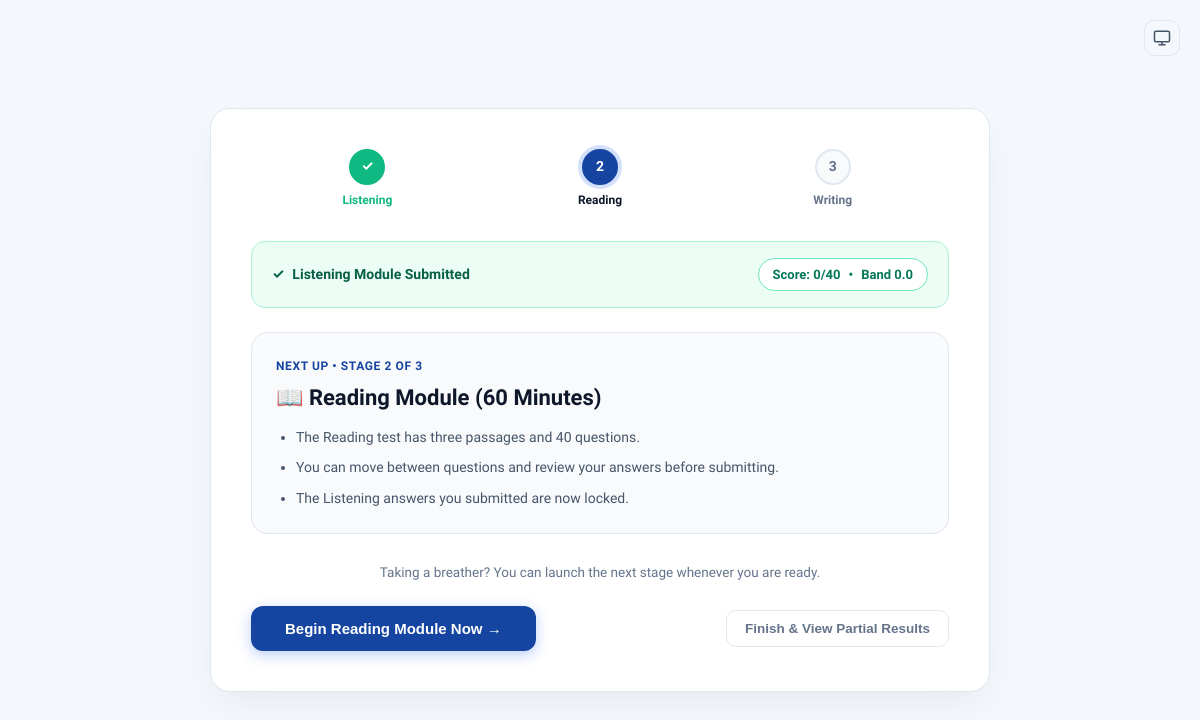
Page /exam/full-mock/77/intermission/ (signed in) on the committed database.
### bcl/models.py (models this page shows, shortened)
class CandidateAttempt(models.Model):
    class AttemptStatus(models.TextChoices):
        IN_PROGRESS = "in_progress", "In Progress"
        SUBMITTED = "submitted", "Submitted"
        AUTO_SUBMITTED = "auto_submitted", "Auto Submitted"
        EXPIRED = "expired", "Expired"
    candidate = models.ForeignKey(settings.AUTH_USER_MODEL, on_delete=models.PROTECT, related_name="ielts_attempts")
    module = models.ForeignKey(ExamModule, on_delete=models.PROTECT, related_name="attempts")
    full_mock = models.ForeignKey(
        FullMockAttempt,
        on_delete=models.SET_NULL,
        null=True,
        blank=True,
        related_name="module_attempts",
        help_text="Associated All-Module Full Mock Attempt if part of combined testing.",
    )
    status = models.CharField(max_length=20, choices=AttemptStatus.choices, default=AttemptStatus.IN_PROGRESS)
    started_at = models.DateTimeField(default=timezone.now)
    expires_at = models.DateTimeField(help_text="Server-authoritative exam deadline.")
    submitted_at = models.DateTimeField(blank=True, null=True)
    violation_count = models.PositiveIntegerField(default=0)
    raw_score = models.PositiveIntegerField(blank=True, null=True)
    band_score = models.DecimalField(
        max_digits=3, decimal_places=1,
        validators=[MinValueValidator(Decimal("0.0")), MaxValueValidator(Decimal("9.0"))],
        blank=True, null=True,
    )
    answers_payload = models.JSONField(
        default=dict,
        blank=True,
        help_text="Stores candidate submitted answers payload (e.g. for HTML-based Listening modules).",
    )
    class Meta:
        ordering = ["-started_at"]

### bcl/exam_views.py (the view, shortened to what this page needs)
# urls.py: path("exam/full-mock/<int:full_attempt_id>/intermission/", exam_views.full_mock_intermission, name="full_mock_intermission"),
@login_required
@require_GET
def full_mock_intermission(request, full_attempt_id):
    if not is_candidate(request.user):
        messages.error(request, "Candidates only.")
        return redirect("bcl:dashboard")
    full_mock = get_object_or_404(
        FullMockAttempt.objects.select_related("mock_test", "reading_attempt", "listening_attempt", "writing_attempt"),
        pk=full_attempt_id,
        candidate=request.user,
    )
    if full_mock.status != FullMockAttempt.AttemptStatus.IN_PROGRESS or full_mock.current_step == "completed":
        return redirect("bcl:full_mock_ended", full_attempt_id=full_mock.pk)
    step_info = {}
    if full_mock.current_step == "reading":
        step_info = {
            "completed_module_name": "Listening",
            "completed_attempt": full_mock.listening_attempt,
            "next_module_name": "Reading",
            "next_module_type": "reading",
            "next_duration": full_mock.mock_test.modules.get(
                module_type=ExamModule.ModuleType.READING, is_active=True
            ).duration_minutes,
            "stage_number": 2,
            "total_stages": 3,
            "tips": [
                "The Reading test has three passages and 40 questions.",
                "You can move between questions and review your answers before submitting.",
                "The Listening answers you submitted are now locked.",
            ],
        }
    else:
        if full_mock.listening_attempt:
            return redirect("bcl:exam_session", attempt_id=full_mock.listening_attempt.pk)
        return redirect("bcl:full_mock_rules", mock_test_id=full_mock.mock_test_id)
    return render(request, "exam/full_mock_intermission.html", {
        "full_mock": full_mock,
        "mock_test": full_mock.mock_test,
        "step_info": step_info,
    })

### bcl/exam_views.py (called while the page is built)
def is_candidate(user):
    return (
        user.is_authenticated
        and user.is_active
        and not user.is_staff
        and not user.is_superuser
    )

### templates/exam/full_mock_intermission.html (shortened to what this page needs)
{% load static %}
<!DOCTYPE html>
<html lang="en">
<head>
    <link rel="stylesheet" href="{% static 'css/exam.css' %}">
    <link rel="stylesheet" href="{% static 'css/theme.css' %}">
</head>
<body>
    <div class="theme-toggle-corner">
        <button type="button" id="themeToggleBtn" class="theme-toggle-btn" title="Toggle Theme" aria-label="Toggle Theme">
        </button>
    </div>
    <div class="inter-card">
        <div class="step-progress">
            <div class="step-item {% if full_mock.listening_attempt and full_mock.listening_attempt.status != 'in_progress' %}completed{% elif full_mock.current_step == 'listening' %}active{% endif %}">
                <div class="step-circle">
                    {% if full_mock.listening_attempt and full_mock.listening_attempt.status != 'in_progress' %}&check;{% else %}1{% endif %}
                </div>
                <span class="step-label">Listening</span>
            </div>
            <div class="step-item {% if full_mock.reading_attempt and full_mock.reading_attempt.status != 'in_progress' %}completed{% elif full_mock.current_step == 'reading' %}active{% endif %}">
                <div class="step-circle">
                    {% if full_mock.reading_attempt and full_mock.reading_attempt.status != 'in_progress' %}&check;{% else %}2{% endif %}
                </div>
                <span class="step-label">Reading</span>
            </div>
            <div class="step-item {% if full_mock.writing_attempt and full_mock.writing_attempt.status != 'in_progress' %}completed{% elif full_mock.current_step == 'writing' %}active{% endif %}">
                <div class="step-circle">
                    {% if full_mock.writing_attempt and full_mock.writing_attempt.status != 'in_progress' %}&check;{% else %}3{% endif %}
                </div>
                <span class="step-label">Writing</span>
            </div>
        </div>
        {% if step_info.completed_attempt %}
        <div class="completed-summary">
            <div class="completed-title">
                <span>&check;</span>
                <span>{{ step_info.completed_module_name }} Module Submitted</span>
            </div>
            {% if step_info.completed_attempt.band_score is not None %}
            <div class="score-pill">
                <span>Score: {{ step_info.completed_attempt.raw_score }}/40</span>
                <span>&bull;</span>
                <span>Band {{ step_info.completed_attempt.band_score }}</span>
            </div>
            {% endif %}
        </div>
        {% endif %}
        <div class="next-module-card">
            <div class="next-badge">Next Up &bull; Stage {{ step_info.stage_number }} of {{ step_info.total_stages }}</div>
            <h2 class="next-title">
                {% if step_info.next_module_type == 'listening' %}🎧{% elif step_info.next_module_type == 'reading' %}📖{% elif step_info.next_module_type == 'writing' %}✍️{% endif %}
                {{ step_info.next_module_name }} Module ({{ step_info.next_duration }} Minutes)
            </h2>
            <ul class="next-tips">
                {% for tip in step_info.tips %}
                    <li>{{ tip }}</li>
                {% endfor %}
            </ul>
        </div>
        <div class="countdown-notice">
            <span>Taking a breather? You can launch the next stage whenever you are ready.</span>
        </div>
        <div class="actions-row">
            <form method="POST" action="{% url 'bcl:full_mock_next_module' full_mock.pk %}">
                <button type="submit" class="btn-begin" id="beginNextBtn">
                    Begin {{ step_info.next_module_name }} Module Now &rarr;
                </button>
            </form>
            <form method="POST" action="{% url 'bcl:submit_exam' step_info.completed_attempt.pk %}">
                <button type="submit" class="btn-exit" onclick="return confirm('Exiting now will conclude your All-Module exam session and finalize your submitted modules. Are you sure you want to finish now?')">
                    Finish &amp; View Partial Results
                </button>
            </form>
        </div>
    </div>
</body>
</html>

### static/css/exam.css (style rules this page uses)
:root { --font-sans: 'Geist', -apple-system, BlinkMacSystemFont, 'Segoe UI', Roboto, Helvetica, Arial, sans-serif; --font-mono: 'Geist Mono', ui-monospace, SFMono-Regular, Menlo, Monaco, Consolas, monospace; --bg-page: #f8fafc; --text-primary: #1e293b; --text-secondary: #64748b; --text-muted: #94a3b8; --border-subtle: #e2e8f0; --border-indigo: #c7d2fe; --passage-bg: rgba(239, 246, 255, 0.5); --passage-header-bg: rgba(239, 246, 255, 0.9); --questions-bg: rgba(245, 243, 255, 0.4); --card-bg: rgba(239, 246, 255, 0.5); --card-border: #bfdbfe; --card-text: #1e293b; }
*, *::before, *::after { box-sizing: border-box; }
body { margin: 0; font-family: var(--font-sans); color: var(--text-primary); background-color: var(--bg-page); line-height: 1.5; -webkit-font-smoothing: antialiased; }

### static/css/theme.css (style rules this page uses)
:root { --theme-toggle-bg: #ffffff; --theme-toggle-border: #cbd5e1; --theme-toggle-hover: #f1f5f9; --theme-toggle-text: #475569; }
.theme-toggle-btn { display: inline-flex; align-items: center; justify-content: center; width: 36px; height: 36px; padding: 0; background: var(--theme-toggle-bg); border: 1px solid var(--theme-toggle-border); border-radius: 8px; color: var(--theme-toggle-text); cursor: pointer; transition: background 0.2s ease, border-color 0.2s ease, color 0.2s ease, transform 0.15s ease; flex-shrink: 0; line-height: 1; }

### rows in the picture
CandidateAttempt: completed_attempt.raw_score "0", completed_attempt.band_score "0.0"

### other values in the picture
{{ step_info.completed_module_name }} "Listening"
{{ step_info.stage_number }} "2"
{{ step_info.total_stages }} "3"
{{ step_info.next_module_name }} "Reading"
{{ step_info.next_duration }} "60"
{{ tip }} "The Reading test has three passages and 40 questions." "You can move between questions and review your answers before submitting." "The Listening answers you submitted are now locked."
